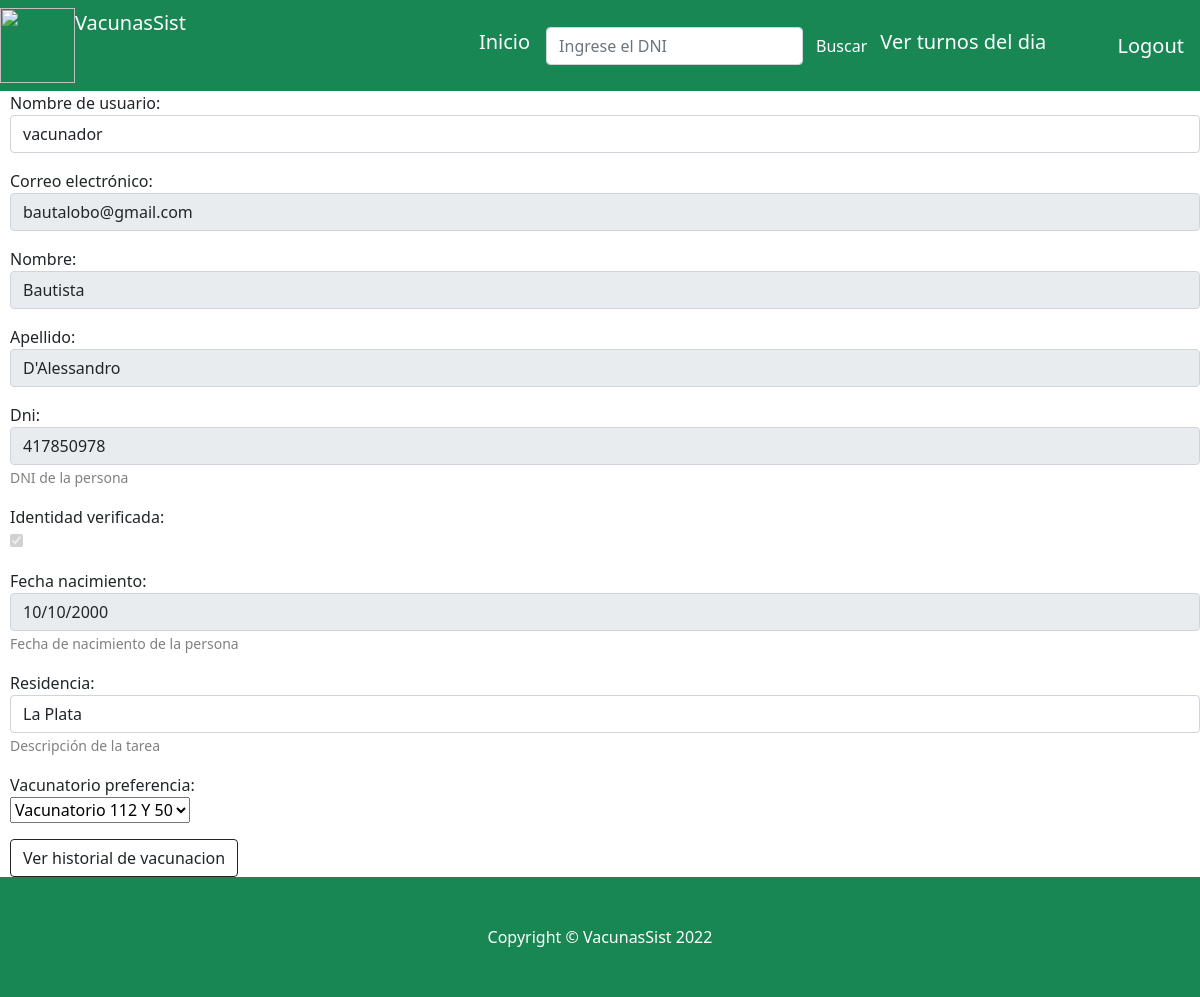
/verPerfil (signed in), run on an earlier commit of the app's database.
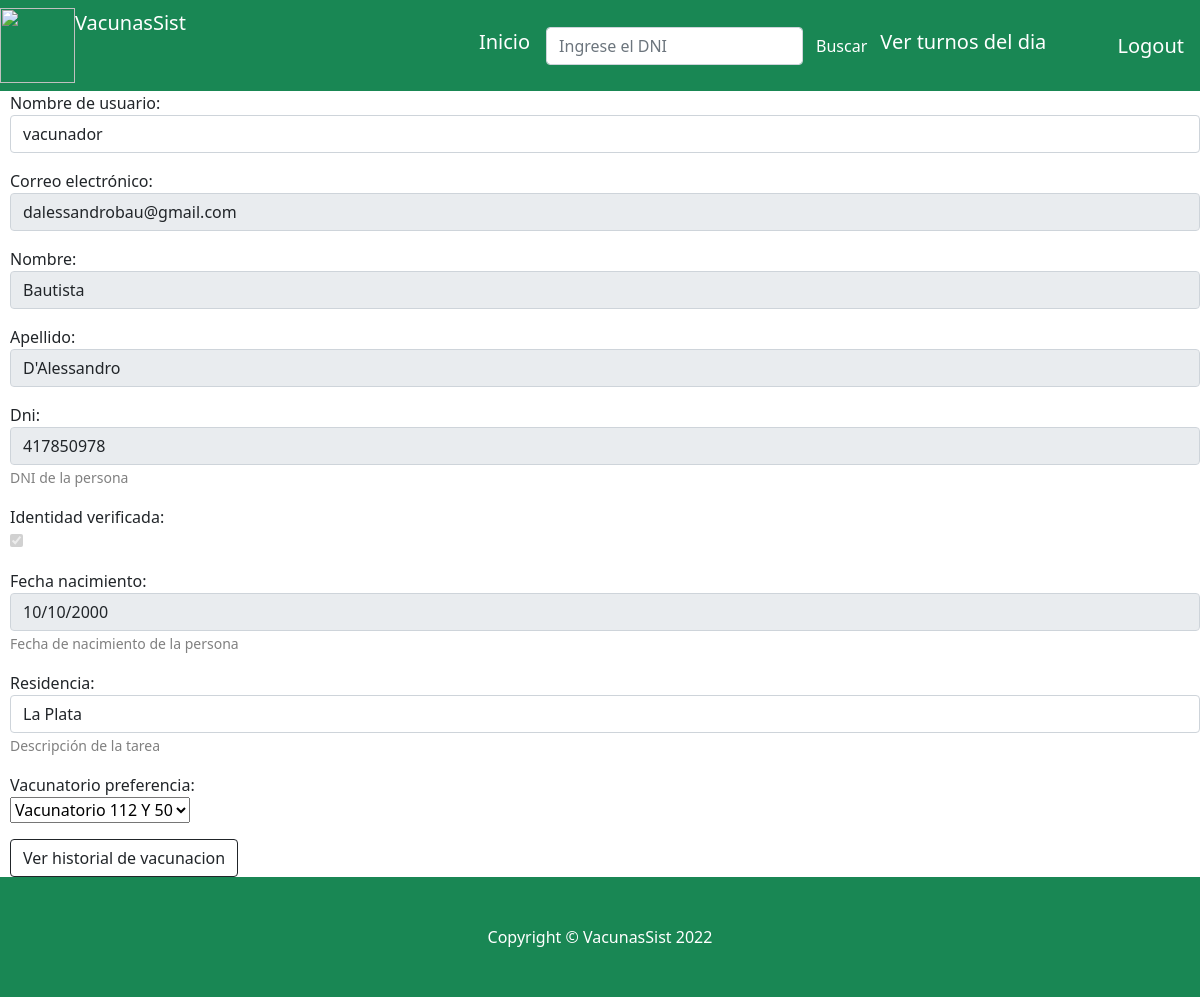
And on a later commit of the database.
### website/models.py (models this page shows)
class Usuario(AbstractBaseUser):
    username =models.CharField('Nombre de usuario', unique=True, max_length=100)
    email = models.EmailField('Correo electrónico', max_length=254, unique=True)
    nombre = models.CharField('Nombre', max_length=254)
    apellido = models.CharField('apellido', max_length=254)
    dni=models.IntegerField(help_text="DNI de la persona", unique=True)
    fecha_nacimiento= models.DateField(help_text="Fecha de nacimiento de la persona")
    residencia = models.TextField(help_text="Descripción de la tarea", null=True)
    vacunatorio_preferencia =models.ForeignKey(Vacunatorio, on_delete=models.CASCADE,null=True)
    fecha_creacion = models.DateTimeField(auto_now_add=True)
    identidad_verificada=models.BooleanField(default=False)
    es_vacunador = models.BooleanField(default=False)
    es_administrador = models.BooleanField(default=False)
    objects= UsuarioManager()
    USERNAME_FIELD = 'username'
    REQUIRED_FIELDS = ['email','nombre', 'apellido','dni', 'fecha_nacimiento']

### website/views.py (the view)
# urls.py: path('verPerfil', views.verPerfil, name="verPerfil"),
def verPerfil(request):
    id_usuario=request.user.id
    try:
        usuario= Usuario.objects.get(id=id_usuario)
        if request.method=="POST":
            print('entre al post y creo form')
            usuario_form =UpdateUsuarioForm(request.POST, instance = usuario)
            if usuario_form.is_valid():
                try:
                    print('antes de guardar datos')
                    usuario_form.save()
                    print('en guardar datos')
                    messages.success(request, 'Perfil actualizado correctamente')
                    return redirect('index')
                except Exception as e:
                    print(repr(e))
                    messages.error(request, 'Su perfil no se ha actualizado.')
        else:
            print('no entre al post y creo form')
            usuario_form=UpdateUsuarioForm(instance = usuario)
            print('form')
            usuario_form=usuario_form.deshabilitarCampos(usuario.identidad_verificada)
        print(id_usuario)
        return render(request, "website/verPerfil.html",{ 'usuario_form':usuario_form, 'id_usuario':id_usuario})
    except Exception as e:
            print(repr(e))

### website/forms.py (called while the page is built)
    def deshabilitarCampos(self, identidad):
        if identidad:
            print(' if verificado')
            self.fields['identidad_verificada'].widget.attrs.update({'disabled': True})
            self.fields['dni'].widget.attrs.update({'readonly': True})
            self.fields['email'].widget.attrs.update({'readonly': True})
            self.fields['fecha_nacimiento'].widget.attrs.update({'readonly': True})
            self.fields['nombre'].widget.attrs.update({'readonly': True})
            self.fields['apellido'].widget.attrs.update({'readonly': True})
        return self

### website/models.py (called while the page is built)
    def __str__(self):
           return self.nombre + self.ubicacion

### website/templates/website/verPerfil.html (shortened to what this page needs)
{% extends "website/layout.html" %}
{% block body %}
<div style="margin-left: 10px; ">
    <form method="post">
        <div class="form-group">
          {% for campo in usuario_form %}
            <p>
              {{ campo.label_tag }}<br>
              {{ campo }}
              {% if campo.help_text %}
                <small style="color: grey">{{ campo.help_text }}</small>
              {% endif %}
            </p>
          {% endfor %}
          <div class="nav-item"><a class="btn btn-outline-dark mt-auto" href="{% url 'ver_historial_vacunacion' id_usuario %}">Ver historial de vacunacion</a></div>
        </div>
      </form>
    </div>
{% endblock %}

What changed in the data, as far as the page shows it:
changed Usuario "vacunador": email "bautalobo@gmail.com" → "dalessandrobau@gmail.com"
